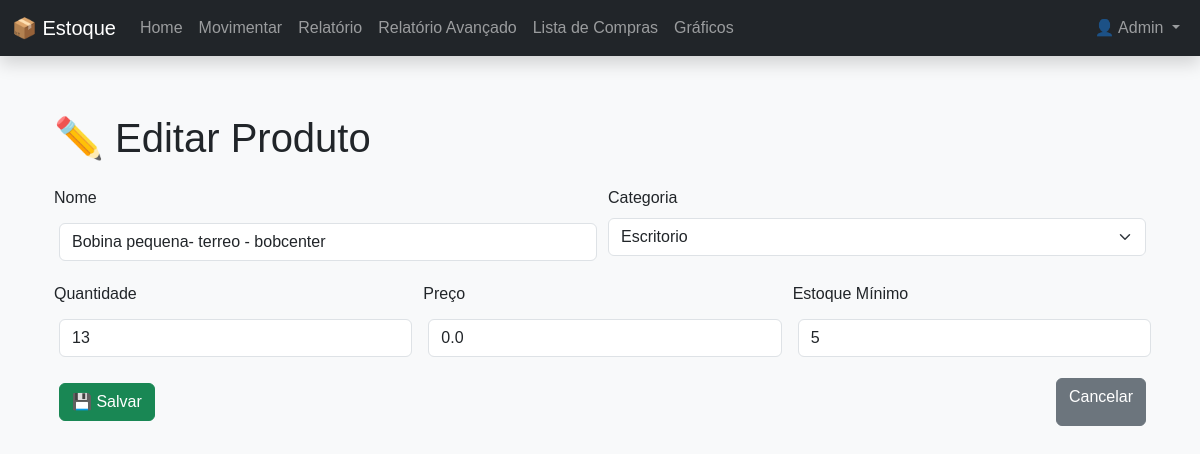
/edit/11 (signed in), run on an earlier commit of the app's database.
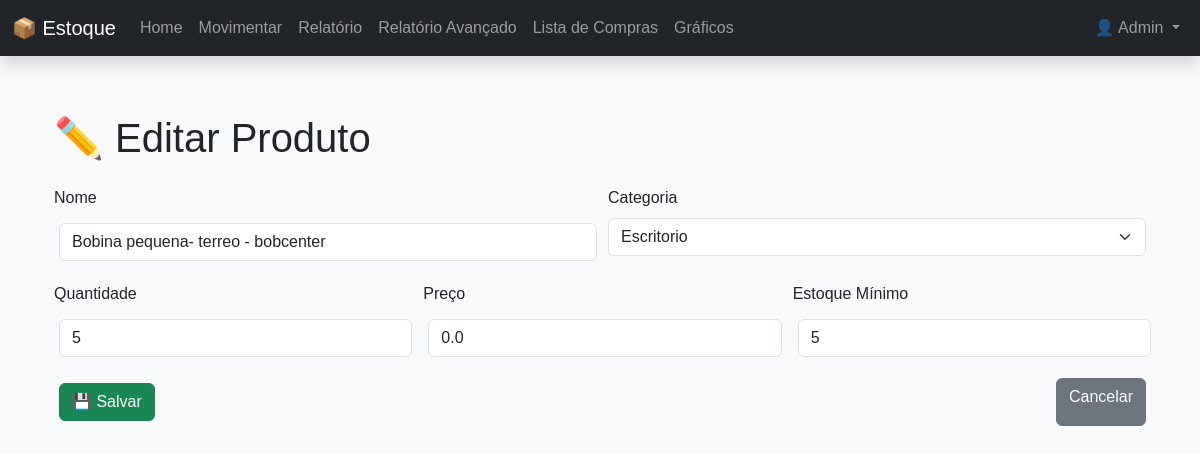
And on a later commit of the database.
### models.py (models this page shows)
class Produto(db.Model):
    __tablename__ = 'produtos'
    id = db.Column(db.Integer, primary_key=True)
    nome = db.Column(db.String(100), nullable=False)
    quantidade = db.Column(db.Integer, nullable=False)
    preco = db.Column(db.Float, nullable=False)
    estoque_minimo = db.Column(db.Integer, nullable=False, default=0)
    categoria_id = db.Column(db.Integer, db.ForeignKey('categoria.id'), nullable=False)

class Categoria(db.Model):
    id = db.Column(db.Integer, primary_key=True)
    nome = db.Column(db.String(50), nullable=False, unique=True)
    produtos = db.relationship('Produto', backref='categoria', lazy=True)

### app.py (the view)
@app.route('/edit/<int:id>')
@login_required
def edit(id):
    produto = Produto.query.get_or_404(id)
    categorias = Categoria.query.all()
    return render_template('edit.html', produto=produto, categorias=categorias)

### app.py (called while the page is built)
@login_manager.user_loader
def load_user(user_id):
    return Usuario.query.get(int(user_id))

### models.py (called while the page is built)
    @property
    def is_admin(self):
        return self.tipo == 'admin'

### templates/edit.html (shortened to what this page needs)
{% extends 'base.html' %}
{% block content %}
<div class="container mt-4">
  <h1 class="mb-4">✏️ Editar Produto</h1>
  <form action="{{ url_for('update', id=produto.id) }}" method="POST" class="row g-3">
    <div class="col-md-6">
      <label for="nome" class="form-label">Nome</label>
      <input type="text" name="nome" id="nome" class="form-control" value="{{ produto.nome }}" required>
    </div>
    <div class="col-md-6">
      <label for="categoria_id" class="form-label">Categoria</label>
      <select name="categoria_id" id="categoria_id" class="form-select" required>
        {% for cat in categorias %}
          <option value="{{ cat.id }}" {% if produto.categoria_id == cat.id %}selected{% endif %}>{{ cat.nome }}</option>
        {% endfor %}
      </select>
    </div>
    <div class="col-md-4">
      <label for="quantidade" class="form-label">Quantidade</label>
      <input type="number" name="quantidade" id="quantidade" class="form-control" value="{{ produto.quantidade }}" required min="0">
    </div>
    <div class="col-md-4">
      <label for="preco" class="form-label">Preço</label>
      <input type="number" name="preco" id="preco" class="form-control" step="0.01" value="{{ produto.preco }}" required min="0">
    </div>
    <div class="col-md-4">
      <label for="estoque_minimo" class="form-label">Estoque Mínimo</label>
      <input type="number" name="estoque_minimo" id="estoque_minimo" class="form-control" value="{{ produto.estoque_minimo }}" required min="0">
    </div>
    <div class="col-12 d-flex justify-content-between mt-3">
      <button type="submit" class="btn btn-success">💾 Salvar</button>
      <a href="{{ url_for('index') }}" class="btn btn-secondary">Cancelar</a>
    </div>
  </form>
</div>
{% endblock %}

What changed in the data, as far as the page shows it:
changed Produto "Bobina pequena- terreo - bobcenter": quantidade "13" → "5"
